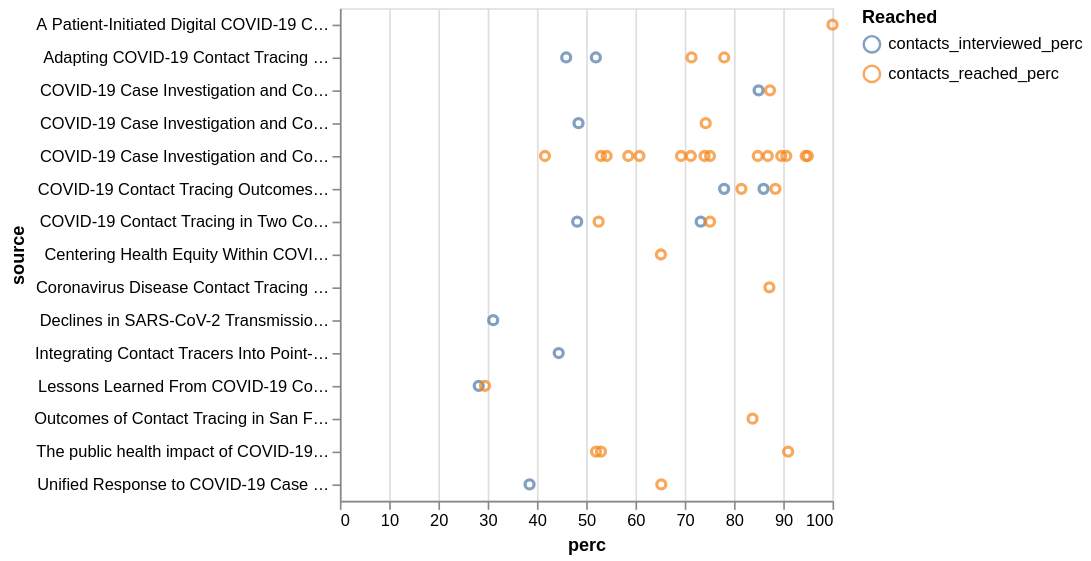

This figure's notebook cell:
### Code cell
long_df = df_non_stargel.melt(
    id_vars=['pm_start_date','source'],
    value_vars=['contacts_interviewed_perc', 'contacts_reached_perc'],
    var_name='Reached',
    value_name='perc'
)
alt.Chart(long_df).mark_point().encode(
    alt.X("perc:Q"),
    alt.Y("source:N"),
    alt.Color('Reached:N'),
)

### Figure 1 — Vega-Lite specification as saved in the notebook (floating-point values rounded to 4 significant figures; data arrays with more than 128 entries replaced by an {"elided": "..."} marker saying what was removed)
{"config": {"view": {"continuousWidth": 300, "continuousHeight": 300}}, "data": {"name": "data-f3aed9399d8df7628ec2e35522696a94"}, "mark": {"type": "point"}, "encoding": {"color": {"field": "Reached", "type": "nominal"}, "x": {"field": "perc", "type": "quantitative"}, "y": {"field": "source", "type": "nominal"}}, "$schema": "https://vega.github.io/schema/vega-lite/v5.20.1.json", "datasets": {"data-f3aed9399d8df7628ec2e35522696a94": {"elided": "500 records"}}}
